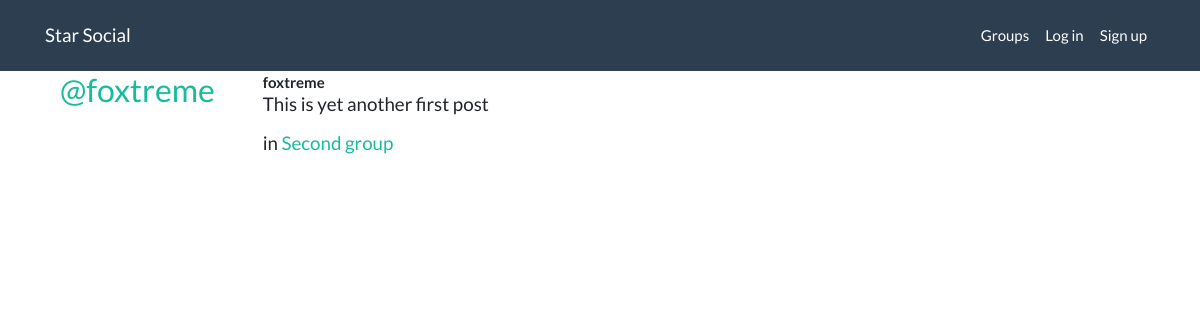
/posts/by/foxtreme/5/, run on the app's committed database.
### posts/models.py (models this page shows, shortened)
class Post(models.Model):
    user = models.ForeignKey(User, related_name='posts', on_delete=models.CASCADE)
    created_at = models.DateTimeField(auto_now=True)
    message = models.TextField()
    message_html = models.TextField(editable=False)
    group = models.ForeignKey(Group, related_name='posts', null=True, blank=True, on_delete=models.CASCADE )
    class Meta:
        ordering = ['-created_at']
        unique_together = ['user', 'message']

### groups/models.py (models this page shows, shortened)
class Group(models.Model):
    name = models.CharField(max_length=255, unique=True)
    slug = models.SlugField(allow_unicode=True, unique=True)
    description = models.TextField(blank=True, default='')
    description_html = models.TextField(editable=False, default='', blank=True)
    members = models.ManyToManyField(User, through='GroupMember')
    class Meta:
        ordering = ['name']

### posts/views.py (the view)
# urls.py: path('by/<username>/<int:pk>/', views.PostDetail.as_view(), name='single'),
class PostDetail(SelectRelatedMixin, generic.DetailView):
    model = models.Post
    select_related = ('user', 'group')
    def get_queryset(self):
        queryset = super().get_queryset()
        return queryset.filter(user__username__iexact=self.kwargs.get('username'))

### posts/templates/posts/post_detail.html
{% extends "posts/post_base.html" %}
{% block post_content %}
        {% include "posts/_post.html" %}
{% endblock %}

### posts/templates/posts/_post.html (shortened to what this page needs)
<div class="media">
    <h3 class="mr-5">
        <a href="{% url 'posts:for_user' username=post.user.username %}">
            @{{post.user.username}}
        </a>
    </h3>
    <div class="media-body">
        <strong>{{post.user.username}}</strong>
        <h5>
            {{post.message_html|safe}}
            {% if post.group %}
                <span class="group-name">in <a href="#">{{ post.group.name }}</a> </span>
            {% endif %}
        </h5>
    </div>
</div>

### data on the page
Post: user.username "foxtreme", message_html "This is yet another first post", group.name "Second group"
